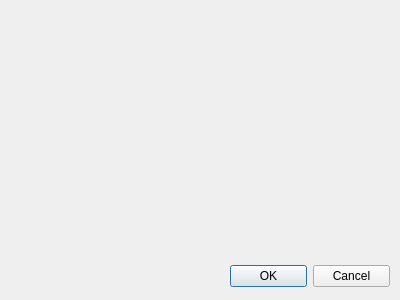
<?xml version="1.0" encoding="UTF-8"?>
<ui version="4.0">
 <class>StudentSelect</class>
 <widget class="QDialog" name="StudentSelect">
  <property name="geometry">
   <rect>
    <x>0</x>
    <y>0</y>
    <width>400</width>
    <height>300</height>
   </rect>
  </property>
  <property name="windowTitle">
   <string>Select Student</string>
  </property>
  <widget class="QDialogButtonBox" name="buttonBox">
   <property name="geometry">
    <rect>
     <x>230</x>
     <y>260</y>
     <width>160</width>
     <height>32</height>
    </rect>
   </property>
   <property name="orientation">
    <enum>Qt::Horizontal</enum>
   </property>
   <property name="standardButtons">
    <set>QDialogButtonBox::Cancel|QDialogButtonBox::Ok</set>
   </property>
  </widget>
 </widget>
 <resources/>
 <connections>
  <connection>
   <sender>buttonBox</sender>
   <signal>accepted()</signal>
   <receiver>StudentSelect</receiver>
   <slot>accept()</slot>
   <hints>
    <hint type="sourcelabel">
     <x>248</x>
     <y>254</y>
    </hint>
    <hint type="destinationlabel">
     <x>157</x>
     <y>274</y>
    </hint>
   </hints>
  </connection>
  <connection>
   <sender>buttonBox</sender>
   <signal>rejected()</signal>
   <receiver>StudentSelect</receiver>
   <slot>reject()</slot>
   <hints>
    <hint type="sourcelabel">
     <x>316</x>
     <y>260</y>
    </hint>
    <hint type="destinationlabel">
     <x>286</x>
     <y>274</y>
    </hint>
   </hints>
  </connection>
 </connections>
</ui>
